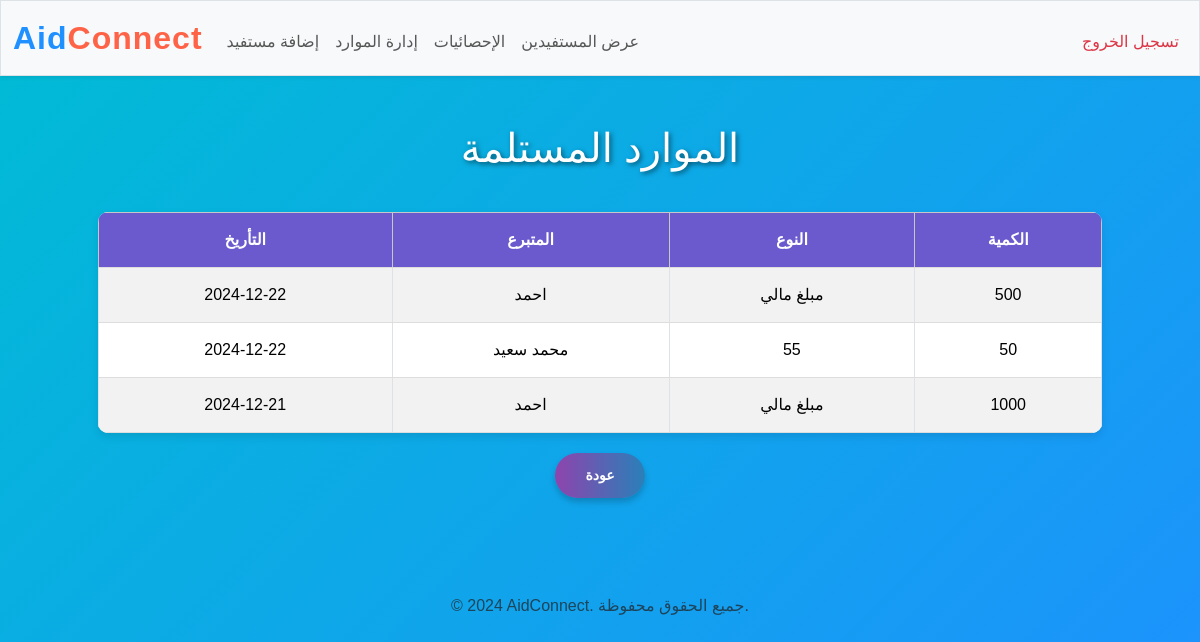
The page /beneficiary_resources/19872522121515 (signed in) on the database its author committed.
### tables this page shows
CREATE TABLE resources_DE (
    id INTEGER PRIMARY KEY AUTOINCREMENT,
    national_id TEXT NOT NULL,
    resource_name TEXT NOT NULL,
    resource_id INTEGER NOT NULL,

    quantity INTEGER NOT NULL,
    date DATE,
    org TEXT NOT NULL

);

CREATE TABLE resources (
            id INTEGER PRIMARY KEY AUTOINCREMENT,
            doner TEXT NOT NULL,  
            resource_name TEXT NOT NULL,
            quantity INTEGER NOT NULL,
date date,

        org TEXT NOT NULL
);

### app.py (the view)
@app.route("/beneficiary_resources/<string:national_id>")
@login_required
def beneficiary_resources(national_id):
    orgname = session.get("orgname")
    conn = get_db()
    cursor = conn.cursor()
    cursor.execute("""
        SELECT rd.date,re.doner,rd.resource_name, rd.quantity
        FROM resources_DE rd
        inner join resources re ON rd.resource_id = re.id
        WHERE rd.org = ? AND rd.national_id = ? order by rd.date desc
    """, (orgname, national_id))
    resources = cursor.fetchall()
    conn.close()
    return render_template("beneficiary_resources.html", resources=resources)

### app.py (called while the page is built)
def get_db():
    conn = sqlite3.connect("aidlink.db")
    conn.row_factory = sqlite3.Row  # يتيح الوصول إلى البيانات باستخدام أسماء الأعمدة
    return conn

def is_logged_in():
    return session.get('user_id') is not None

def login_required(f):
    @wraps(f)
    def decorated_function(*args, **kwargs):
        if not is_logged_in():
            return redirect(url_for('login'))
        return f(*args, **kwargs)
    return decorated_function

@app.template_filter('comma')
def comma_filter(value):
    try:
        return locale.format_string("%d", value, grouping=True)
    except (ValueError, TypeError):
        return value

### templates/beneficiary_resources.html (shortened to what this page needs)
{% extends "layout.html" %}
{% block main %}
<h1>الموارد المستلمة</h1>
{% if resources %}
<div class="table-responsive">
    <table class="table table-striped table-bordered">
        <thead class="table-light">
            <tr>
                <th>التأريخ</th>
                <th>المتبرع</th>
                <th>النوع</th>
                <th>الكمية</th>
            </tr>
        </thead>
        <tbody>
            {% for resource in resources %}
            <tr>
                <td>{{ resource['date'] }}</td>
                <td>{{ resource['doner'] }}</td>
                <td>{{ resource['resource_name'] }}</td>
                <td>{{ resource['quantity'] | comma }}</td>
            </tr>
            {% endfor %}
        </tbody>
    </table>
</div>
{% else %}
<p>لم يتم استلام أي موارد لهذا المستفيد.</p>
{% endif %}
<a href="{{ url_for('show_beneficiaries') }}" class="btn btn-secondary">عودة</a>
{% endblock %}

### static/styles.css (style rules this page uses)
body { background: linear-gradient(135deg, #00bcd4, #1e90ff); color: #ffffff; font-family: 'Arial', sans-serif; margin: 0; padding: 0; min-height: 100vh; }
h1, h2, h3, h4, h5, h6 { text-align: center; color: #ffffff; text-shadow: 2px 2px 5px rgba(0, 0, 0, 0.5); margin-bottom: 20px; }
.table { width: 90%; margin: 20px auto; background-color: rgba(255, 255, 255, 0.8); color: #212529; border-radius: 10px; overflow: hidden; border-collapse: collapse; box-shadow: 0 4px 8px rgba(0, 0, 0, 0.1); }
.table th, .table td { padding: 15px; text-align: center; border-bottom: 1px solid #ddd; }
.table th { background-color: #6a5acd; color: #ffffff; font-weight: bold; }
.table tbody tr:nth-child(even) { background-color: rgba(106, 90, 205, 0.1); }
.btn { background: linear-gradient(to right, #8e44ad, #2980b9); color: white; border-radius: 25px; padding: 12px 30px; border: none; font-size: 14px; font-weight: bold; text-transform: uppercase; box-shadow: 0 4px 6px rgba(0, 0, 0, 0.2); transition: all 0.3s ease; cursor: pointer; }

### rows shown on the page
resources_DE: date "2024-12-22", doner "احمد", resource_name "مبلغ مالي", quantity|comma "500"
resources_DE: date "2024-12-22", doner "محمد سعيد", resource_name "55", quantity|comma "50"
resources_DE: date "2024-12-21", doner "احمد", resource_name "مبلغ مالي", quantity|comma "1000"
